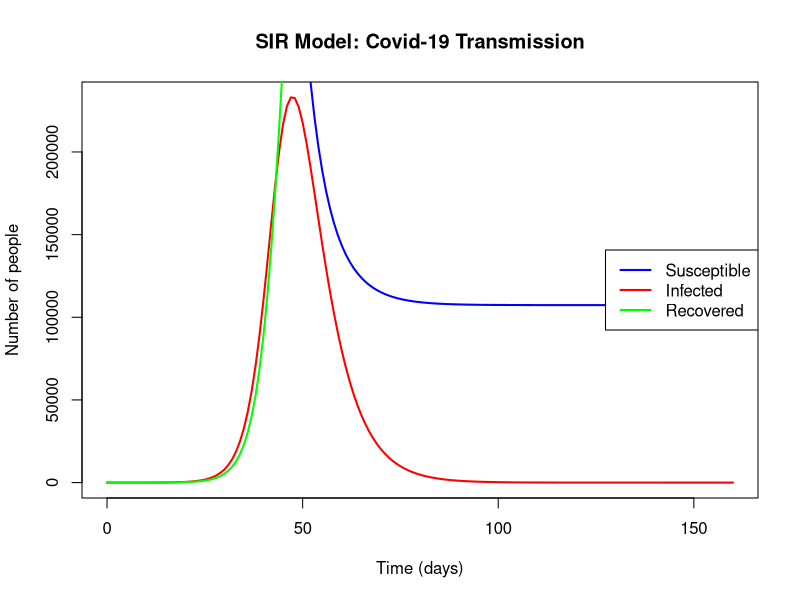

This chart was generated by the following R code:
# SIR Model for Covid-19 Transmission in R
# -----------------------------------------
# This script implements a simple SIR (Susceptible-Infected-Recovered) epidemic model
# using ordinary differential equations (ODEs), parameterized by the basic reproduction number (R0).
#
# Author: kevinvzandvoort
# Date: 2025-10-15
#
# Requirements:
#   - R (https://cran.r-project.org/)
#   - deSolve package for ODE integration
#
# Usage:
#   - Adjust R0_value and gamma as needed to explore different scenarios.
#   - Run the script to simulate and plot the epidemic curves (S, I, R).
#
# References:
#   - Kermack, W.O. & McKendrick, A.G. (1927). A contribution to the mathematical theory of epidemics.
#   - https://github.com/kevinvzandvoort/epi_in_practice_AI

# Install and load required package
if (!requireNamespace("deSolve", quietly = TRUE)) {
  install.packages("deSolve")
}
library(deSolve)

# -----------------------------------------------------------------------------
# SIR model function
# -----------------------------------------------------------------------------
# Arguments:
#   time      : Current time (numeric, from ODE solver)
#   state     : Named vector of current states: S (Susceptible), I (Infected), R (Recovered)
#   parameters: Named vector of model parameters: R0, gamma, N (population size)
# Returns:
#   List of derivatives (dS, dI, dR)
sir_model <- function(time, state, parameters) {
  with(as.list(c(state, parameters)), {
    # Transmission rate (beta) is calculated from R0 and gamma
    beta <- R0 * gamma
    
    # SIR differential equations
    dS <- -beta * S * I / N         # Susceptible individuals becoming infected
    dI <- beta * S * I / N - gamma * I  # Infected individuals becoming recovered
    dR <- gamma * I                 # Recovered individuals
    
    # Return list of derivatives for ODE solver
    return(list(c(dS, dI, dR)))
  })
}

# -----------------------------------------------------------------------------
# Initial conditions and parameters
# -----------------------------------------------------------------------------
N     <- 1e6      # Total population size (e.g., 1 million)
I0    <- 1        # Initial number of infected individuals
R0    <- 0        # Initial number of recovered individuals (usually 0)
S0    <- N - I0   # Initial number of susceptible individuals
init  <- c(S = S0, I = I0, R = R0) # Named vector of initial state

# -----------------------------------------------------------------------------
# Model parameters
# -----------------------------------------------------------------------------
R0_value  <- 2.5      # Basic reproduction number (typical for Covid-19: 2-3)
gamma     <- 1/5      # Recovery rate (1/mean infectious period, e.g., 5 days)
parameters <- c(R0 = R0_value, gamma = gamma, N = N) # Named vector of parameters

# -----------------------------------------------------------------------------
# Time sequence for simulation
# -----------------------------------------------------------------------------
times <- seq(0, 160, by = 1) # Simulate for 160 days in daily steps

# -----------------------------------------------------------------------------
# Run SIR model simulation
# -----------------------------------------------------------------------------
out <- ode(y = init, times = times, func = sir_model, parms = parameters)

# Convert output to a data frame for plotting and analysis
out <- as.data.frame(out)

# -----------------------------------------------------------------------------
# Plot epidemic curves: Susceptible, Infected, Recovered
# -----------------------------------------------------------------------------
plot(out$time, out$I, type = "l", col = "red", lwd = 2,
     ylab = "Number of people", xlab = "Time (days)",
     main = "SIR Model: Covid-19 Transmission")
lines(out$time, out$S, col = "blue", lwd = 2)
lines(out$time, out$R, col = "green", lwd = 2)
legend("right", legend = c("Susceptible", "Infected", "Recovered"),
       col = c("blue", "red", "green"), lwd = 2)

# -----------------------------------------------------------------------------
# Output key results (peak infected, total infected at end)
# -----------------------------------------------------------------------------
cat("Peak number of infected individuals:", max(out$I), "\n")
cat("Total number of recovered individuals at epidemic end:", tail(out$R, 1), "\n")

# -----------------------------------------------------------------------------
# End of script
# -----------------------------------------------------------------------------
